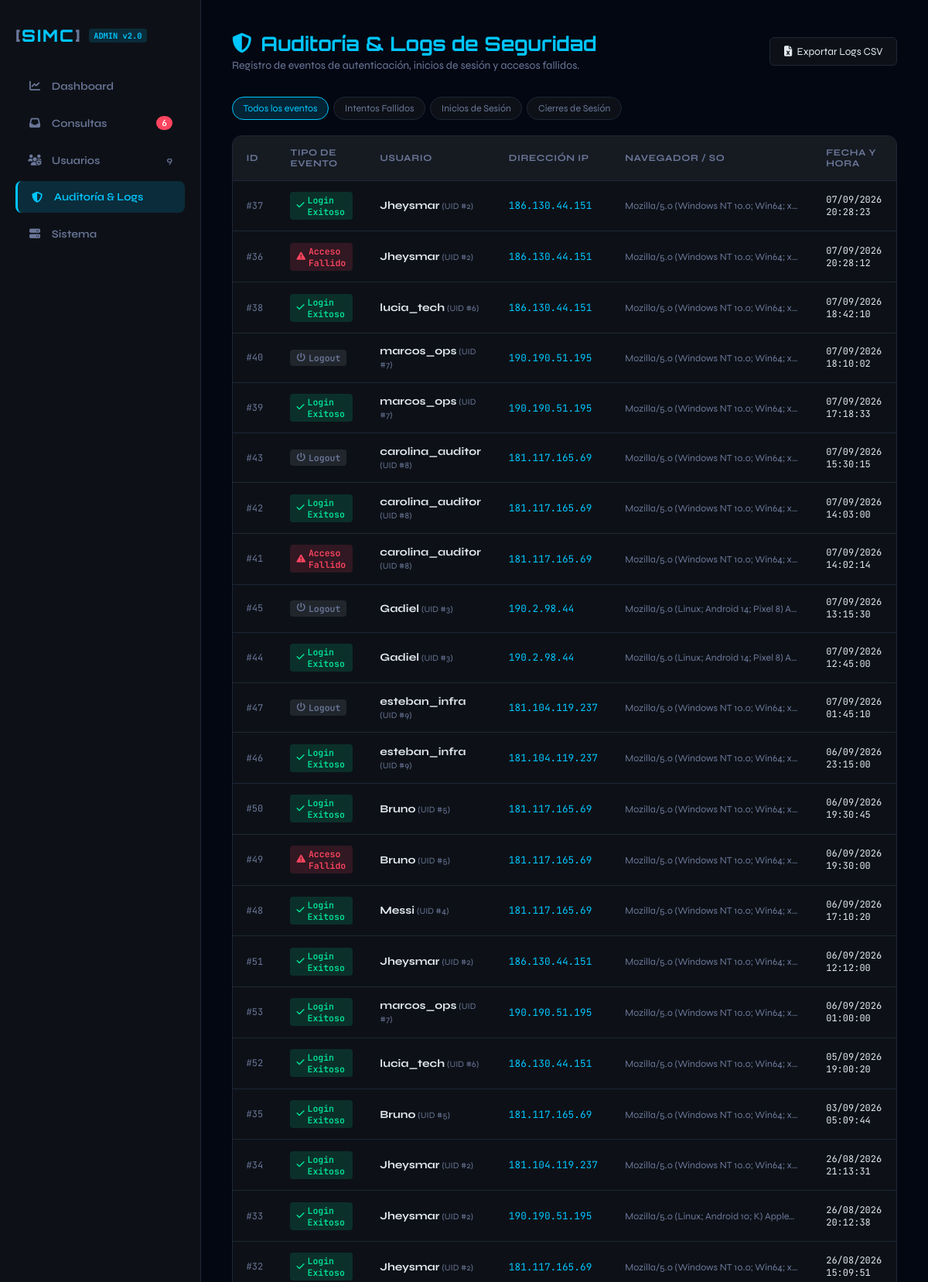
Page /admin/dashboard.php?tab=logs (signed in, upper part) on the committed database.
### tables this page shows
CREATE TABLE `sesiones_log` (
  `id` int(11) NOT NULL AUTO_INCREMENT,
  `usuario_id` int(11) NOT NULL,
  `ip` varchar(45) DEFAULT NULL,
  `user_agent` varchar(255) DEFAULT NULL,
  `accion` enum('login','logout','login_fallido') NOT NULL,
  `creado_en` timestamp NOT NULL DEFAULT current_timestamp(),
  PRIMARY KEY (`id`),
  KEY `idx_ip_accion` (`ip`,`accion`,`creado_en`),
  KEY `fk_seslog_usuario` (`usuario_id`),
  CONSTRAINT `fk_seslog_usuario` FOREIGN KEY (`usuario_id`) REFERENCES `usuarios` (`id`) ON DELETE CASCADE
);

CREATE TABLE `usuarios` (
  `id` int(11) NOT NULL AUTO_INCREMENT,
  `username` varchar(40) NOT NULL,
  `email` varchar(120) NOT NULL,
  `password` varchar(255) NOT NULL,
  `rol` enum('admin','operador') NOT NULL DEFAULT 'operador',
  `activo` tinyint(1) NOT NULL DEFAULT 1,
  `ip_registro` varchar(45) DEFAULT NULL,
  `ultimo_login` datetime DEFAULT NULL,
  `creado_en` timestamp NOT NULL DEFAULT current_timestamp(),
  PRIMARY KEY (`id`),
  UNIQUE KEY `uq_username` (`username`),
  UNIQUE KEY `uq_email` (`email`)
);

### admin/php/data.php (called while the page is built, shortened)
<?php
$filtroLog = $_GET['filtro_log'] ?? 'todos';
$sqlLogs = "
    SELECT l.id, l.usuario_id, l.ip, l.user_agent, l.accion, l.creado_en, u.username
    FROM sesiones_log l
    LEFT JOIN usuarios u ON l.usuario_id = u.id
";
$sqlLogs .= "ORDER BY l.creado_en DESC LIMIT 100";
$listaLogs = $pdo->query($sqlLogs)->fetchAll();

### admin/views/tab-logs.php (the view, shortened to what this page needs)
<div class="top-header">
  <div>
    <h1 class="page-title"><i class="fas fa-shield-halved"></i> Auditoría &amp; Logs de Seguridad</h1>
    <p class="page-sub">Registro de eventos de autenticación, inicios de sesión y accesos fallidos.</p>
  </div>
  <div class="header-actions">
    <a href="dashboard.php?export=logs_csv" class="btn-outline">
      <i class="fas fa-file-excel"></i> Exportar Logs CSV
    </a>
  </div>
</div>
<div class="filter-bar">
  <div class="filter-pills">
    <a href="?tab=logs&filtro_log=todos" class="pill <?= $filtroLog === 'todos' ? 'active' : '' ?>">Todos los eventos</a>
    <a href="?tab=logs&filtro_log=login_fallido" class="pill <?= $filtroLog === 'login_fallido' ? 'active' : '' ?>">Intentos Fallidos</a>
    <a href="?tab=logs&filtro_log=login" class="pill <?= $filtroLog === 'login' ? 'active' : '' ?>">Inicios de Sesión</a>
    <a href="?tab=logs&filtro_log=logout" class="pill <?= $filtroLog === 'logout' ? 'active' : '' ?>">Cierres de Sesión</a>
  </div>
</div>
<?php if (empty($listaLogs)): ?>
  <div class="card empty-state">No se registraron eventos para este filtro.</div>
<?php else: ?>
  <div class="table-container">
    <table class="data-table">
      <thead>
        <tr>
          <th>ID</th>
          <th>Tipo de Evento</th>
          <th>Usuario</th>
          <th>Dirección IP</th>
          <th>Navegador / SO</th>
          <th>Fecha y Hora</th>
        </tr>
      </thead>
      <tbody>
        <?php foreach ($listaLogs as $l): ?>
          <tr>
            <td style="font-family:'JetBrains Mono', monospace; font-size:0.75rem; color:var(--muted)">#<?= $l['id'] ?></td>
            <td>
              <?php if ($l['accion'] === 'login'): ?>
                <span class="badge success"><i class="fas fa-check"></i> Login Exitoso</span>
              <?php elseif ($l['accion'] === 'login_fallido'): ?>
                <span class="badge danger"><i class="fas fa-triangle-exclamation"></i> Acceso Fallido</span>
              <?php elseif ($l['accion'] === 'logout'): ?>
                <span class="badge neutral"><i class="fas fa-power-off"></i> Logout</span>
              <?php else: ?>
                <span class="badge warning"><?= htmlspecialchars($l['accion']) ?></span>
              <?php endif; ?>
            </td>
            <td>
              <strong><?= htmlspecialchars($l['username'] ?? 'Anónimo / Desconocido') ?></strong>
              <?php if ($l['usuario_id']): ?>
                <span style="font-size:0.7rem; color:var(--muted)"> (UID #<?= $l['usuario_id'] ?>)</span>
              <?php endif; ?>
            </td>
            <td style="font-family:'JetBrains Mono', monospace; font-size:0.8rem; color:var(--accent)">
              <?= htmlspecialchars($l['ip']) ?>
            </td>
            <td style="max-width:260px; white-space:nowrap; overflow:hidden; text-overflow:ellipsis; font-size:0.78rem; color:var(--muted)" title="<?= htmlspecialchars($l['user_agent']) ?>">
              <?= htmlspecialchars($l['user_agent'] ?: 'N/A') ?>
            </td>
            <td style="font-family:'JetBrains Mono', monospace; font-size:0.75rem; color:var(--text)">
              <?= date('d/m/Y H:i:s', strtotime($l['creado_en'])) ?>
            </td>
          </tr>
        <?php endforeach; ?>
      </tbody>
    </table>
  </div>
<?php endif; ?>

### admin/css/admin.css (style rules this page uses)
*, *::before, *::after { box-sizing: border-box; margin: 0; padding: 0; }
:root { --bg: #030712; --surface: #0d1117; --surface-2: #161b22; --surface-3: #21262d; --border: #1e2736; --border-glow: rgba(0, 198, 255, 0.3); --accent: #00c6ff; --accent-glow: rgba(0, 198, 255, 0.15); --accent2: #0052ff; --text: #e2e8f0; --muted: #6b7799; --danger: #ff4560; --success: #00e396; --warning: #f4a261; --radius: 12px; --radius-sm: 6px; }
body { background: var(--bg); color: var(--text); font-family: 'Syne', sans-serif; min-height: 100vh; display: flex; }
.top-header { display: flex; align-items: center; justify-content: space-between; margin-bottom: 2rem; flex-wrap: wrap; gap: 1rem; }
.page-title { font-family: 'Orbitron', sans-serif; font-size: 1.6rem; color: var(--accent); display: flex; align-items: center; gap: 12px; }
.page-sub { color: var(--muted); font-size: 0.88rem; margin-top: 4px; }
.header-actions { display: flex; align-items: center; gap: 10px; flex-wrap: wrap; }
.btn-outline { background: var(--surface); color: var(--text); border: 1px solid var(--border); padding: 0.55rem 1.1rem; border-radius: var(--radius-sm); text-decoration: none; font-size: 0.85rem; cursor: pointer; display: inline-flex; align-items: center; gap: 0.4rem; transition: all 0.2s; }
.table-container { width: 100%; overflow-x: auto; border: 1px solid var(--border); border-radius: var(--radius); background: var(--surface); }
.data-table { width: 100%; border-collapse: collapse; text-align: left; font-size: 0.88rem; }
.data-table th { background: var(--surface-2); padding: 0.9rem 1.1rem; color: var(--muted); font-size: 0.75rem; text-transform: uppercase; letter-spacing: 0.05em; border-bottom: 1px solid var(--border); }
.data-table td { padding: 0.9rem 1.1rem; border-bottom: 1px solid var(--border); vertical-align: middle; }
.badge { display: inline-flex; align-items: center; gap: 4px; padding: 3px 8px; border-radius: 4px; font-size: 0.72rem; font-family: 'JetBrains Mono', monospace; font-weight: 600; }
.badge.success { background: rgba(0, 227, 150, 0.15); color: var(--success); }
.badge.danger { background: rgba(255, 69, 96, 0.15); color: var(--danger); }
.badge.neutral { background: var(--surface-3); color: var(--muted); }
.filter-bar { display: flex; align-items: center; justify-content: space-between; gap: 1rem; margin-bottom: 1.25rem; flex-wrap: wrap; }
.filter-pills { display: flex; gap: 6px; }
.pill { padding: 0.4rem 0.85rem; border-radius: 99px; font-size: 0.78rem; background: var(--surface); border: 1px solid var(--border); color: var(--muted); text-decoration: none; transition: all 0.2s; }
.pill:hover, .pill.active { background: var(--accent-glow); color: var(--accent); border-color: var(--accent); }

### rows in the picture
sesiones_log: id "37", accion "login" (drawn), usuario.username "Jheysmar", usuario "2", ip "186.130.44.151", user_agent "Mozilla/5.0 (Windows NT 10.0; Win64; x…", creado_en "07/09/2026 20:28:23"
sesiones_log: id "36", accion "login_fallido" (drawn), usuario.username "Jheysmar", usuario "2", ip "186.130.44.151", user_agent "Mozilla/5.0 (Windows NT 10.0; Win64; x…", creado_en "07/09/2026 20:28:12"
sesiones_log: id "38", accion "login" (drawn), usuario.username "lucia_tech", usuario "6", ip "186.130.44.151", user_agent "Mozilla/5.0 (Windows NT 10.0; Win64; x…", creado_en "07/09/2026 18:42:10"
sesiones_log: id "40", accion "logout" (drawn), usuario.username "marcos_ops", usuario "7", ip "190.190.51.195", user_agent "Mozilla/5.0 (Windows NT 10.0; Win64; x…", creado_en "07/09/2026 18:10:02"
sesiones_log: id "39", accion "login" (drawn), usuario.username "marcos_ops", usuario "7", ip "190.190.51.195", user_agent "Mozilla/5.0 (Windows NT 10.0; Win64; x…", creado_en "07/09/2026 17:18:33"
sesiones_log: id "43", accion "logout" (drawn), usuario.username "carolina_auditor", usuario "8", ip "181.117.165.69", user_agent "Mozilla/5.0 (Windows NT 10.0; Win64; x…", creado_en "07/09/2026 15:30:15"
sesiones_log: id "42", accion "login" (drawn), usuario.username "carolina_auditor", usuario "8", ip "181.117.165.69", user_agent "Mozilla/5.0 (Windows NT 10.0; Win64; x…", creado_en "07/09/2026 14:03:00"
sesiones_log: id "41", accion "login_fallido" (drawn), usuario.username "carolina_auditor", usuario "8", ip "181.117.165.69", user_agent "Mozilla/5.0 (Windows NT 10.0; Win64; x…", creado_en "07/09/2026 14:02:14"
sesiones_log: id "45", accion "logout" (drawn), usuario.username "Gadiel", usuario "3", ip "190.2.98.44", user_agent "Mozilla/5.0 (Linux; Android 14; Pixel 8) A…", creado_en "07/09/2026 13:15:30"
sesiones_log: id "44", accion "login" (drawn), usuario.username "Gadiel", usuario "3", ip "190.2.98.44", user_agent "Mozilla/5.0 (Linux; Android 14; Pixel 8) A…", creado_en "07/09/2026 12:45:00"
sesiones_log: id "47", accion "logout" (drawn), usuario.username "esteban_infra", usuario "9", ip "181.104.119.237", user_agent "Mozilla/5.0 (Windows NT 10.0; Win64; x…", creado_en "07/09/2026 01:45:10"
sesiones_log: id "46", accion "login" (drawn), usuario.username "esteban_infra", usuario "9", ip "181.104.119.237", user_agent "Mozilla/5.0 (Windows NT 10.0; Win64; x…", creado_en "06/09/2026 23:15:00"
sesiones_log: id "50", accion "login" (drawn), usuario.username "Bruno", usuario "5", ip "181.117.165.69", user_agent "Mozilla/5.0 (Windows NT 10.0; Win64; x…", creado_en "06/09/2026 19:30:45"
sesiones_log: id "49", accion "login_fallido" (drawn), usuario.username "Bruno", usuario "5", ip "181.117.165.69", user_agent "Mozilla/5.0 (Windows NT 10.0; Win64; x…", creado_en "06/09/2026 19:30:00"
sesiones_log: id "48", accion "login" (drawn), usuario.username "Messi", usuario "4", ip "181.117.165.69", user_agent "Mozilla/5.0 (Windows NT 10.0; Win64; x…", creado_en "06/09/2026 17:10:20"
sesiones_log: id "51", accion "login" (drawn), usuario.username "Jheysmar", usuario "2", ip "186.130.44.151", user_agent "Mozilla/5.0 (Windows NT 10.0; Win64; x…", creado_en "06/09/2026 12:12:00"
sesiones_log: id "53", accion "login" (drawn), usuario.username "marcos_ops", usuario "7", ip "190.190.51.195", user_agent "Mozilla/5.0 (Windows NT 10.0; Win64; x…", creado_en "06/09/2026 01:00:00"
sesiones_log: id "52", accion "login" (drawn), usuario.username "lucia_tech", usuario "6", ip "186.130.44.151", user_agent "Mozilla/5.0 (Windows NT 10.0; Win64; x…", creado_en "05/09/2026 19:00:20"
sesiones_log: id "35", accion "login" (drawn), usuario.username "Bruno", usuario "5", ip "181.117.165.69", user_agent "Mozilla/5.0 (Windows NT 10.0; Win64; x…", creado_en "03/09/2026 05:09:44"
sesiones_log: id "34", accion "login" (drawn), usuario.username "Jheysmar", usuario "2", ip "181.104.119.237", user_agent "Mozilla/5.0 (Windows NT 10.0; Win64; x…", creado_en "26/08/2026 21:13:31"
sesiones_log: id "33", accion "login" (drawn), usuario.username "Jheysmar", usuario "2", ip "190.190.51.195", user_agent "Mozilla/5.0 (Linux; Android 10; K) Apple…", creado_en "26/08/2026 20:12:38"
sesiones_log: id "32", accion "login" (drawn), usuario.username "Jheysmar", usuario "2", ip "181.117.165.69", user_agent "Mozilla/5.0 (Windows NT 10.0; Win64; x…", creado_en "26/08/2026 15:09:51"

### other values in the picture
$sinLeer "6"
$totalUsuarios "9"
